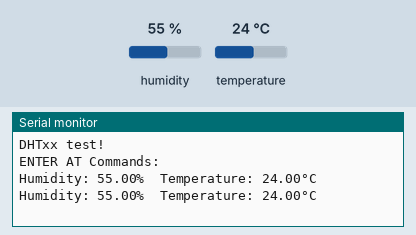
Recording of a sketch running on a simulated Arduino Uno, built with avr-gcc and run on an emulated ATmega328P. On the bench: the last lines printed to the serial monitor. The inputs (shaded band) are chosen by the test bench; at power-on: humidity 55 %, temperature 24 °C.

Above: at 4.8 s.
4.9 s: humidity set to 22 %
At 6.4 s:
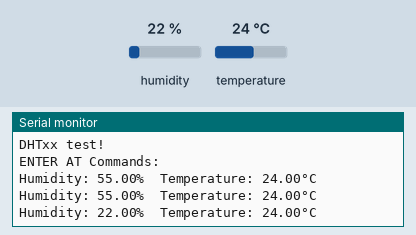
7.9 s: temperature set to 12 °C
At 8.6 s:
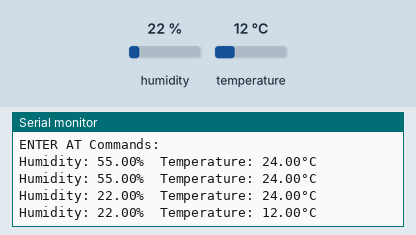
10.9 s: humidity set to 40 %
At 13.0 s:
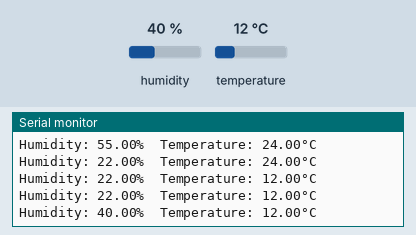
Timing chart, 0 to 14.5 s (numbered marks = the images above; inputs shaded):
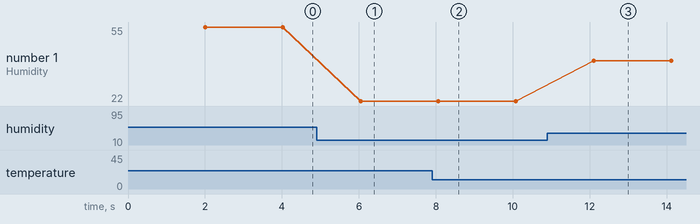

The sketch:

dht_meter.ino
```cpp
#include "DHT.h"
#include <SoftwareSerial.h>
#include <String.h>
#define DHTPIN 8
#define RX 2
#define TX 3
#define DHTTYPE DHT22


SoftwareSerial hc05(RX, TX); // RX, TX
DHT dht(DHTPIN, DHTTYPE);
char c = ' ';

void setup() {
  Serial.begin(38400);
  dht.begin();
  hc05.begin(38400);
  Serial.println(F("DHTxx test!"));
  initHC05();

}

void delayAndRead()
{
  delay(50);
  while(hc05.available())
  {
    c = hc05.read();
  }
  delay(1500);
}

void initHC05()
{

    Serial.println("ENTER AT Commands:");
}

void loop() {

  delay(2000);
  // Reading temperature or humidity takes about 250 milliseconds!
  // Sensor readings may also be up to 2 seconds 'old' (its a very slow sensor)
  float h = dht.readHumidity();
  // Read temperature as Celsius (the default)
  float t = dht.readTemperature();
  // Read temperature as Fahrenheit (isFahrenheit = true)
  float f = dht.readTemperature(true);

  // Check if any reads failed and exit early (to try again).
  if (isnan(h) || isnan(t) || isnan(f)) {
    Serial.println(F("Failed to read from DHT sensor!"));
    return;
  }

  Serial.print(F("Humidity: "));
  Serial.print(h);
  Serial.print(F("%  Temperature: "));
  Serial.print(t);
  Serial.println(F("°C "));
  hc05.print(F("Humidity: "));
  hc05.print(h);
  hc05.print(F("%  Temperature: "));
  hc05.print(t);
  hc05.println(F("°C "));
}
```

Measured:
- after the input at 4.9 s, the serial monitor: prints a new line after 1.1 s (image 1)
- after the input at 7.9 s, the serial monitor: prints a new line after 0.16 s (image 2)
- after the input at 10.9 s, the serial monitor: prints a new line after 1.2 s (image 3)
- plotted number 1: 55 → 22 after the input at 4.9 s, 22 → 40 after the input at 10.9 s
